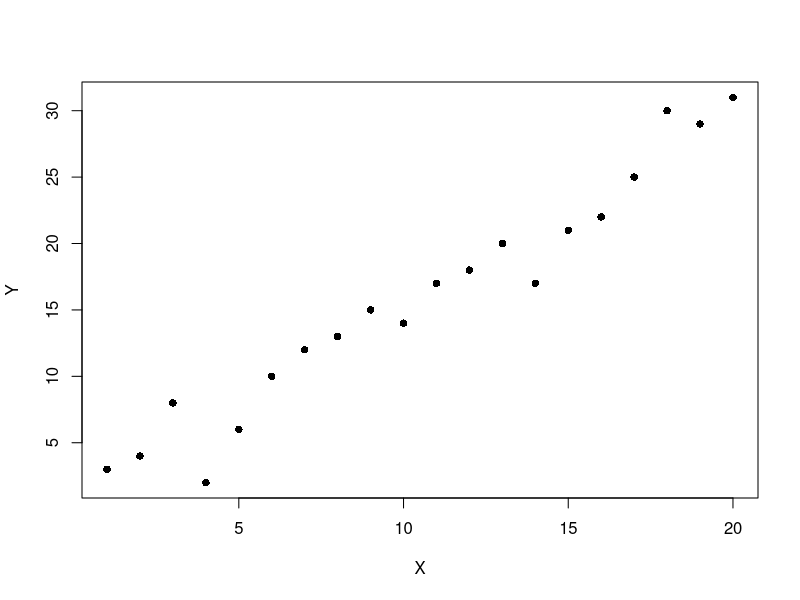
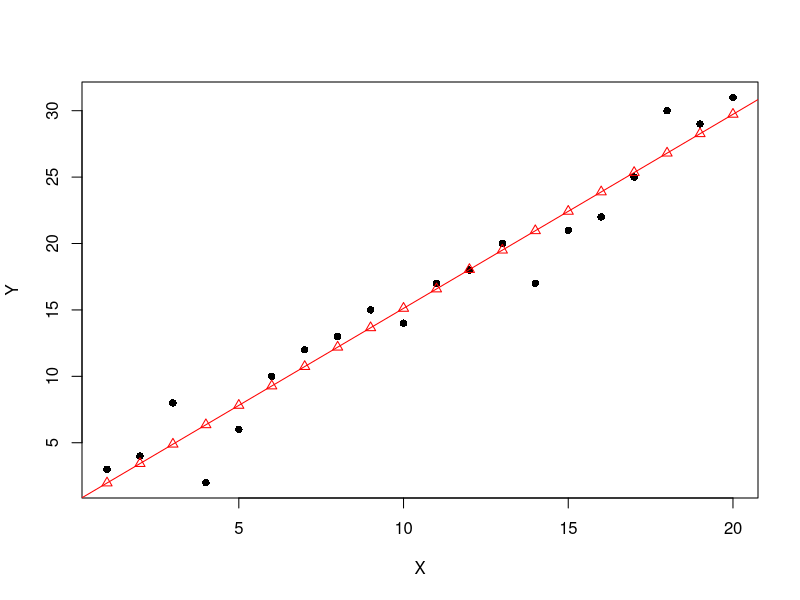
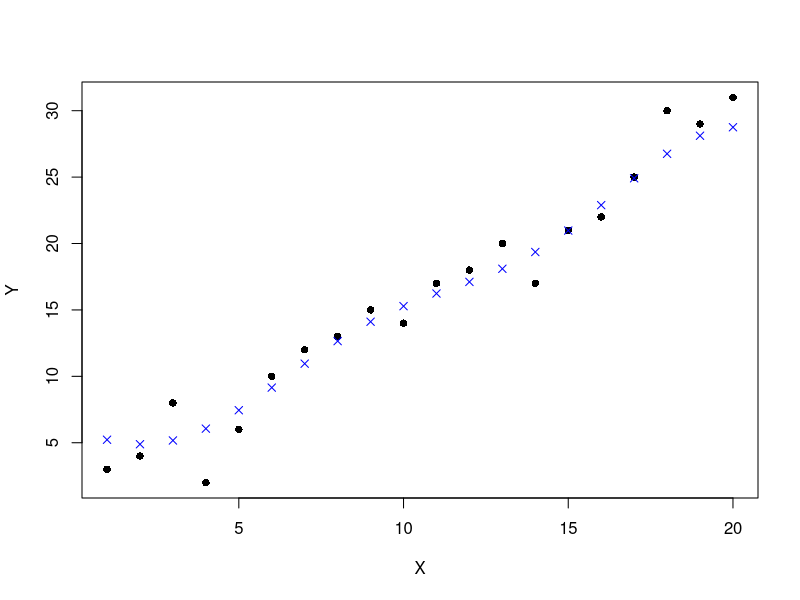
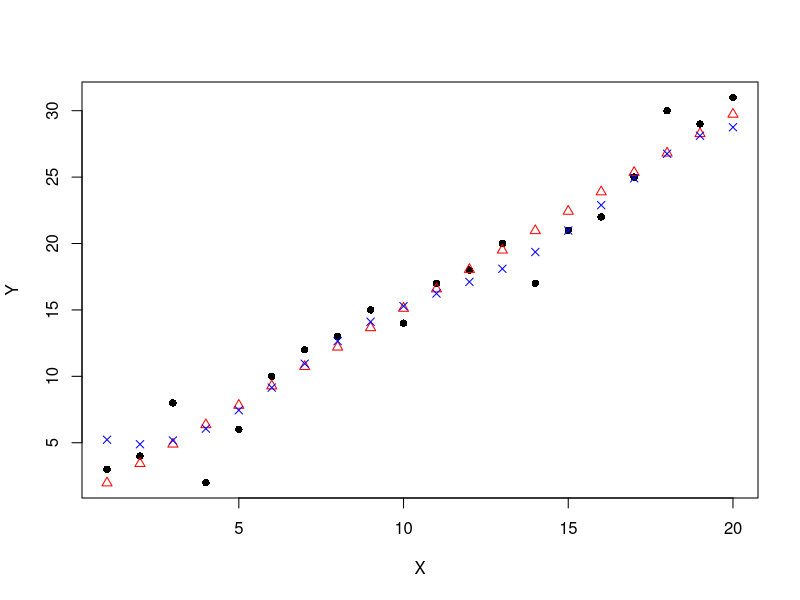
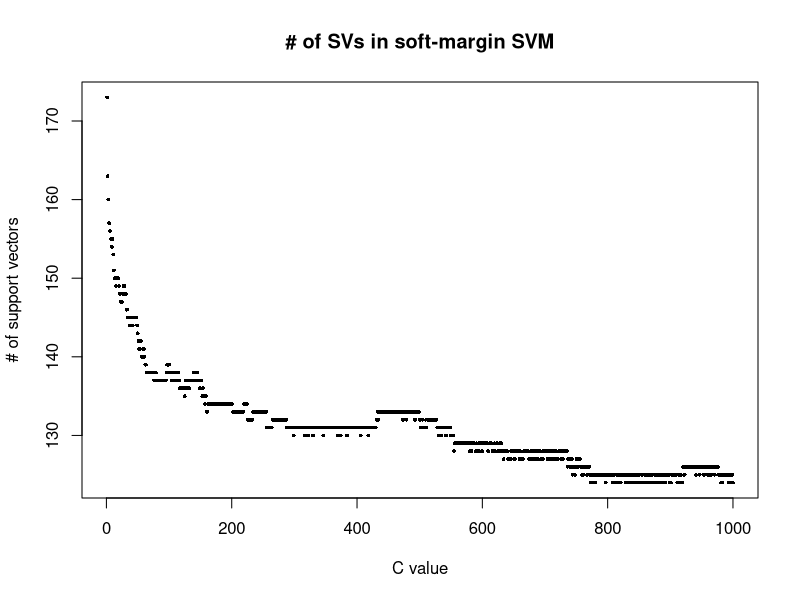
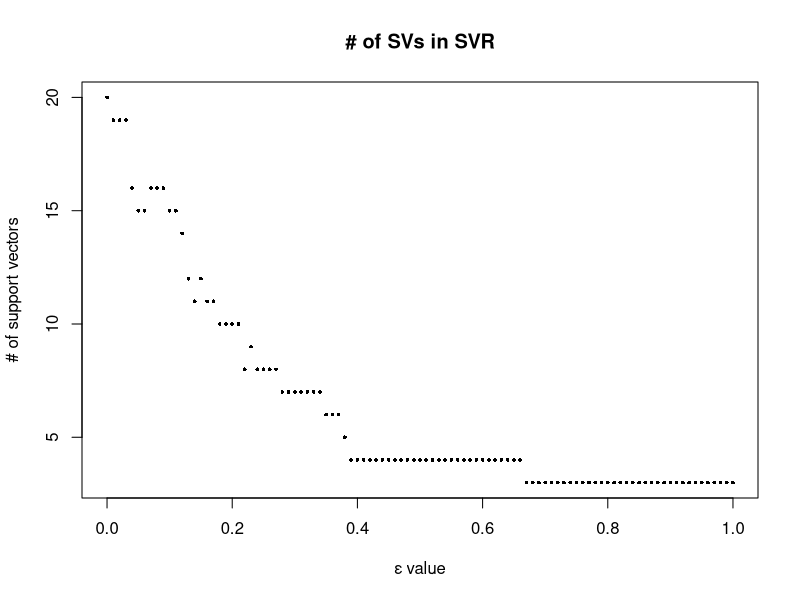
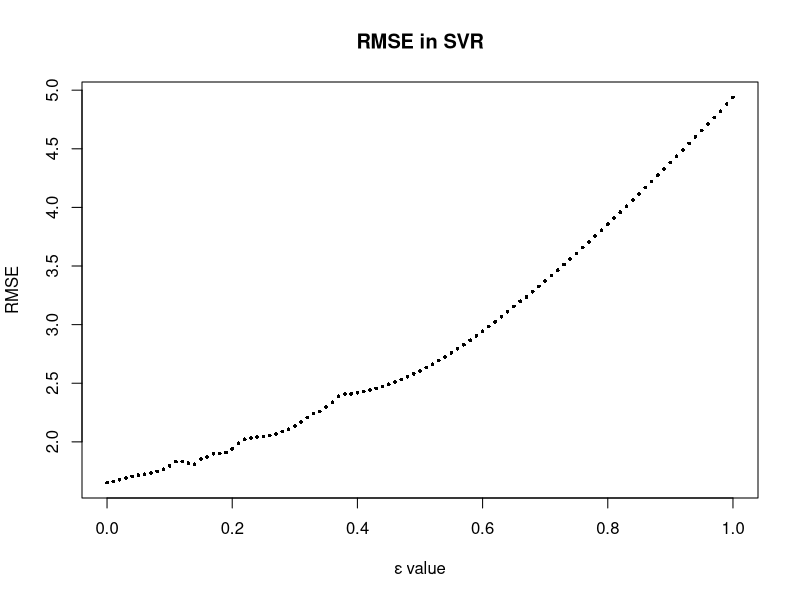
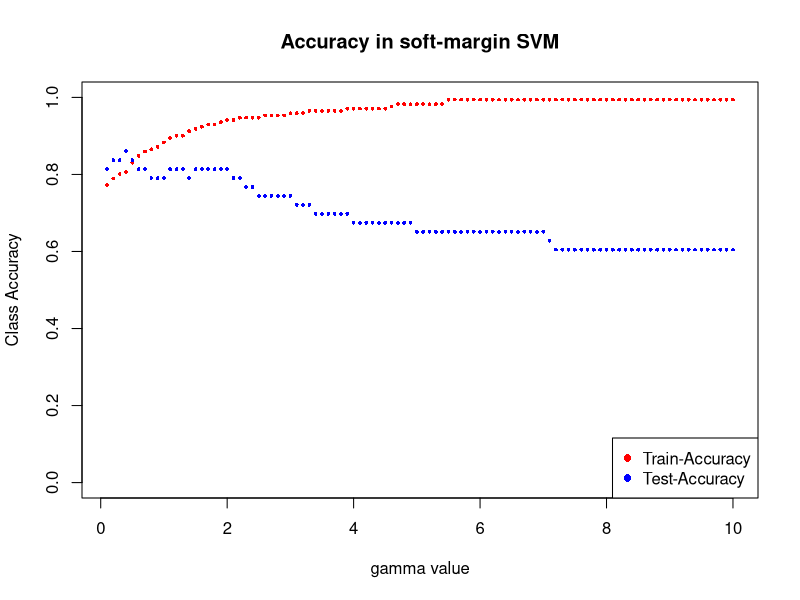

Write R code to recreate these figures, in order.
# R筆記 – (14)Support Vector Machine/Regression(支持向量機SVM)----
# https://rpubs.com/skydome20/R-Note14-SVM-SVR
library(e1071)
library(mlbench)
data(Glass, package="mlbench")
data = Glass
str(data)

smp.size = floor(0.8*nrow(data)) 
set.seed(516)                     
train.ind = sample(seq_len(nrow(data)), smp.size)
train = data[train.ind, ] # 80%
test = data[-train.ind, ] # 20%

model = svm(formula = Type ~ .,  # 依變數(在這裡是Type)的資料形態要是Factor
            data = train)

# 可以看到SVM預設的參數設定
summary(model)

# 預測
train.pred = predict(model, train)
test.pred = predict(model, test)

# 訓練資料的混淆矩陣
table(real=train$Type, predict=train.pred)

# 訓練資料的分類準確率
confus.matrix = table(real=train$Type, predict=train.pred)
sum(diag(confus.matrix))/sum(confus.matrix)

# 測試資料的混淆矩陣
table(real=test$Type, predict=test.pred)
# 測試資料的分類準確率
confus.matrix = table(real=test$Type, predict=test.pred)
sum(diag(confus.matrix))/sum(confus.matrix)

# Support Vector Regression(SVR)----
data = data.frame(x=1:20,
                  y=c(3,4,8,2,6,10,12,13,15,14,17,18,20,17,21,22,25,30,29,31))

# 資料的原始值
plot(data$x, data$y, pch=16, xlab="X", ylab="Y")

model <- lm(y ~ x , data) 

# lm預測
lm.pred = predict(model, data)

# 資料的原始值(黑點)
plot(data$x, data$y, pch=16, xlab="X", ylab="Y")
# lm的預測值(紅三角形)
points(lm.pred, pch=2, col="red")
abline(model, col="red")
# 我們可以直接用SVR來建模、預測
model <- svm(y ~ x , data) # 依變數的型態要是numeric

# 預測
svr.pred = predict(model, data)

# 資料的原始值(黑點)
plot(data$x, data$y, pch=16, xlab="X", ylab="Y")
# SVR的預測值(藍叉)
points(svr.pred, pch=4, col="blue")

# 最後比較一下線性迴歸和SVR的表現，同時計算RMSE(root mean square error)
# 資料的原始值(黑點)
plot(data$x, data$y, pch=16, xlab="X", ylab="Y")
# lm的預測值(紅三角形)
points(lm.pred, pch=2, col="red")
# SVR的預測值(藍叉)
points(svr.pred, pch=4, col="blue")
## (lm, SVR) in RMSE
c(sqrt(mean((data$y - lm.pred)^2)),
  sqrt(mean((data$y - svr.pred)^2))
)
# 可以發現到，在這個例子，SVR比lm的效果還要好一些些(1.79 < 1.91)


# C: parameter setup ----
#C越大，代表容錯越小，越少support vectors，越接近hard-margin SVM的概念，卻容易overfitting
#C越小，代表容錯越大，越多support vectors，可以追求更大的margin

require("mlbench")
data(Glass, package="mlbench")
data = Glass

# 記錄每一次提高C時，對應的support vectors數量
num.SV = sapply(X=1:1000, 
                FUN=function(C) svm(Type~., data, cost=C, epsilon =.1)$tot.nSV)

# 隨著C越大，support vectors數量越少，代表margin的範圍越窄，越接近hard-margin SVM，越容易overfitting
plot(x=1:1000, y=num.SV, xlab="C value", ylab="# of support vectors", pch=16, cex=.5, main="# of SVs in soft-margin SVM")

# Epsilon (ε)----
# 這個參數主要影響的會是SVR，而非SVM。因為在SVR的損失函數中，使用的是
# epsilon intensive hinge loss。

df = data.frame(x=1:20,
                y=c(3,4,8,2,6,10,12,13,15,14,17,18,20,17,21,22,25,30,29,31))

# 記錄每一次提高Epsilon時，對應SVR中的support vectors數量
num.SV = sapply(X=seq(0,1,0.01), 
                FUN=function(e) svm(y~x, df, cost=1, epsilon =e)$tot.nSV)
# 隨著Epsilon越大，support vectors的數量減少
plot(x=seq(0,1,0.01), y=num.SV, xlab="ε value", ylab="# of support vectors", pch=16, cex=.5, main="# of SVs in SVR")

# 記錄每一次提高Epsilon時，對應SVR中的RMSE
RMSE = sapply(X=seq(0,1,0.01), 
              FUN=function(e) sqrt(mean((svm(y~x, df, cost=1, epsilon =e)$residuals)^2)))
# 隨著Epsilon越大，模型的準確度越低，RMSE提高
plot(x=seq(0,1,0.01), y=RMSE, xlab="ε value", ylab="RMSE", pch=16, cex=.5, main="RMSE in SVR")

# Gamma----
#這是用在kernel function中的參數，主要是polynomial、radial basis(RBF)和sigmoid。
#在定義中，Gamma = How far the influence of a single training example reaches，意思是(參考)：
#gamma大，資料點的影響力範圍比較近，對超平面來說，近點的影響力權重較大，容易勾勒出擬合近點的超平面，也容易造成overfitting。
#gamma小，資料點的影響力範圍比較遠，對超平面來說，較遠的資料點也有影響力，因此能勾勒出平滑、近似直線的超平面。

require("mlbench")
data(Glass, package="mlbench")
data = Glass
smp.size = floor(0.8*nrow(data)) 
set.seed(516)                     
train.ind = sample(seq_len(nrow(data)), smp.size)
train = data[train.ind, ] # 80%
test = data[-train.ind, ] # 20%

# 記錄每一次提高gamma時，對應的訓練資料的分類準確率
train.accuracy = sapply(X=seq(0.1,10,0.1), 
                        FUN=function(g){
                          model = svm(Type~., train, gamma=g, epsilon =.1)
                          pred = predict(model, train)
                          confus.matrix = table(real=train$Type, predict=pred)
                          sum(diag(confus.matrix))/sum(confus.matrix)
                        } 
)

# 記錄每一次提高gamma時，對應的測試資料的分類準確率
test.accuracy = sapply(X=seq(0.1,10,0.1), 
                       FUN=function(g){
                         model = svm(Type~., train, gamma=g, epsilon =.1)
                         pred = predict(model, test)
                         confus.matrix = table(real=test$Type, predict=pred)
                         sum(diag(confus.matrix))/sum(confus.matrix)
                       } 
)


# Train accuracy(紅點)
plot(x=seq(0.1,10,0.1), y=train.accuracy, pch=16, cex=.5, col="red", ylim=c(0,1),xlab="gamma value", ylab="Class Accuracy", main="Accuracy in soft-margin SVM")
# Test accuracy(藍點)
points(x=seq(0.1,10,0.1), y=test.accuracy, pch=16, cex=.5, col="blue")

legend("bottomright", pch = 16, col = c("red","blue"),legend=c("Train-Accuracy", "Test-Accuracy"))

